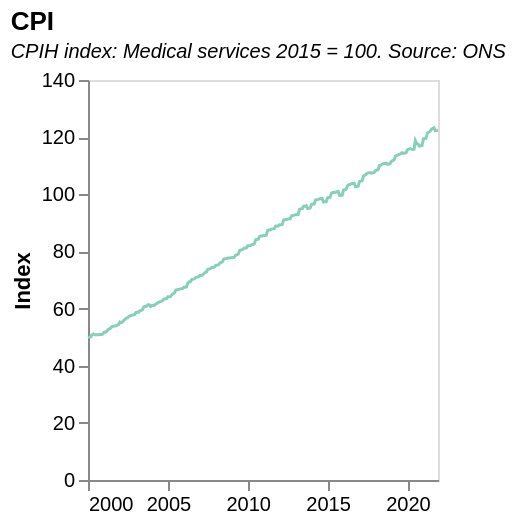

The Vega-Lite source for this figure:
### Vega-Lite specification from a JSON file in a GitHub repository (floating-point values rounded to 4 significant figures; data arrays with more than 128 entries replaced by an {"elided": "..."} marker saying what was removed)
{"$schema": "https://vega.github.io/schema/vega-lite/v5.json", "title": {"text": "CPI", "subtitle": ["CPIH index: Medical services 2015 = 100. Source: ONS"], "subtitleFontStyle": "italic", "subtitleFontSize": 10, "anchor": "start", "color": "black"}, "width": 175, "height": 200, "data": {"values": {"elided": "274 records"}, "format": {"parse": {"date": "date"}}}, "mark": {"type": "line", "color": "#86d0bb", "strokeWidth": 1.5, "opacity": 1}, "transform": [{"filter": "datum.year>minYear"}, {"filter": "datum.year<maxYear"}], "params": [{"name": "minYear", "value": 1999, "bind": {"input": "range", "min": 1999, "max": 2022, "step": 1, "name": "Start year:"}}, {"name": "maxYear", "value": 2022, "bind": {"input": "range", "min": 1999, "max": 2022, "step": 1, "name": "End year:"}}], "encoding": {"x": {"field": "date", "type": "temporal", "title": null, "axis": {"grid": false}}, "y": {"field": "value", "type": "quantitative", "title": "Index", "axis": {"grid": false}, "scale": {"domain": [0, 140]}}}}
